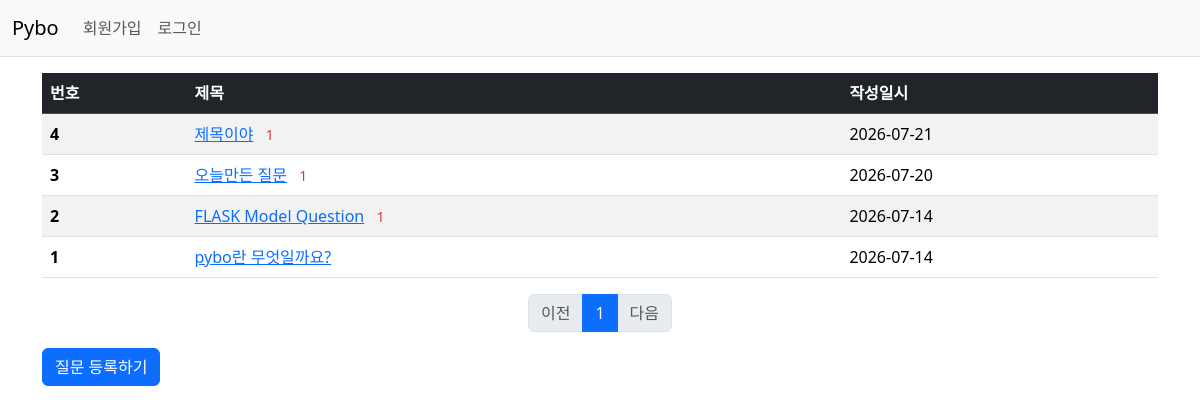
Page /question/list/ on the earlier database version.
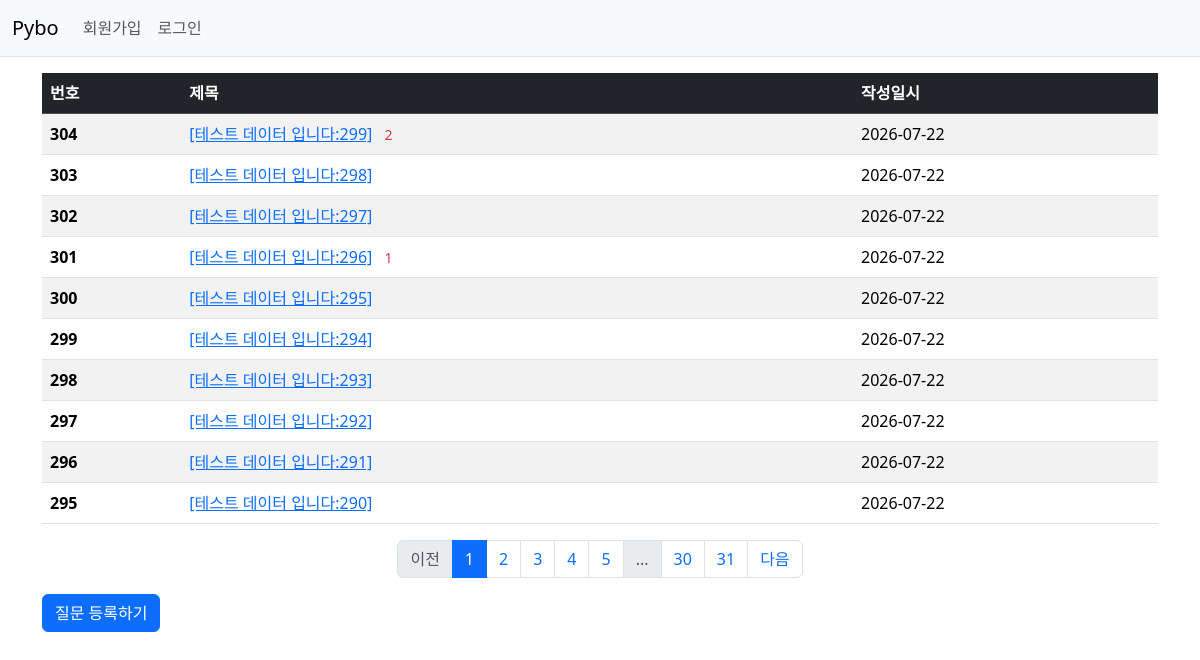
Same page on the later database version.
### pybo/models.py (models this page shows)
class Question(db.Model):
    id = db.Column(db.Integer, primary_key=True)
    subject = db.Column(db.String(200), nullable=False)
    content = db.Column(db.Text(), nullable=False)
    create_date = db.Column(db.DateTime(), nullable=False)

### pybo/views/question_views.py (the view)
@bp.route('/list/')
def _list():
    page = request.args.get('page', type=int, default=1)
    question_list = Question.query.order_by(Question.create_date.desc()).paginate(page=page,per_page=10)
    return render_template('question/question_list.html', question_list=question_list, datetime=datetime)

### pybo/templates/question/question_list.html
{% extends 'base.html' %}
{% block content %}
<div class="container my-3">
    <table class="table table-striped">
        <thead>
            <tr class="table-dark">
                <th scope="col">번호</th>
                <th scope="col">제목</th>
                <th scope="col">작성일시</th>
            </tr>
        </thead>
        <tbody>
            {% if question_list %}
            {% for question in question_list.items %}
            <tr>
                <th scope="row">{{ question_list.total - ((question_list.page -1)*question_list.per_page) - loop.index0 }}</th>
                <td><a href="{{url_for('question.detail', question_id=question.id)}}">{{ question.subject }}</a>
                    {% if question.answer_set|length > 0 %}
                <span class="text-danger small ms-2">{{question.answer_set|length}}</span>
                    {% endif %}
                </td>
                {% if question.create_date.date() == datetime.now().date() %}
                <td>{{ question.create_date|datetime }}</td>
                {% else %}
                <td>{{ question.create_date.date() }}</td>
                {% endif %}
            </tr>
            {% endfor %}
            {% else %}
            <tr>
                <td colspan="3">질문이 없습니다.</td>
            </tr>
            {% endif %}
        </tbody>
    </table>
    <ul class="pagination justify-content-center">
        {% if question_list.has_prev %}
        <li class="page-item">
            <a class="page-link" href="?page={{ question_list.prev_num }}">이전</a>
        </li>
        {% else %}
        <li class="page-item disabled">
            <a class="page-link" tabindex="-1" aria-disabled="true" href="#">이전</a>
        </li>
        {% endif %}
        {% for page_num in question_list.iter_pages() %}
            {% if page_num %}
                {% if page_num != question_list.page %}
        <li class="page-item">
            <a class="page-link" href="?page={{page_num}}">{{ page_num }}</a>
        </li>
                {% else %}
        <li class="page-item active">
            <a class="page-link" href="#" aria-current="page">{{page_num}}</a>
        </li>
                {% endif %}
            {% else %}
        <li class="page-item disabled">
            <a class="page-link" href="#">...</a>
        </li>
            {% endif %}
        {% endfor %}
        {% if question_list.has_next %}
        <li class="page-item">
            <a class="page-link" href="?page={{question_list.next_num}}">다음</a>
        </li>
        {% else %}
        <li class="page-item disabled">
            <a class="page-link" tabindex="-1" aria-disabled="true" href="#">다음</a>
        </li>
        {% endif %}
    </ul>
    <a href="{{ url_for('question.create')}}" class="btn btn-primary">질문 등록하기</a>
</div>
{% endblock %}

Differences in the rows shown:
no longer on this page (row unchanged): Question: id "4", subject "제목이야", answer_set|length "1", create_date "2026-07-21"
no longer on this page (row unchanged): Question: id "3", subject "오늘만든 질문", answer_set|length "1", create_date "2026-07-20"
no longer on this page (row unchanged): Question: id "2", subject "FLASK Model Question", answer_set|length "1", create_date "2026-07-14"
no longer on this page (row unchanged): Question: id "1", subject "pybo란 무엇일까요?", create_date "2026-07-14"
added Question: id "304", subject "[테스트 데이터 입니다:299]", answer_set|length "2", create_date "2026-07-22"
added Question: id "303", subject "[테스트 데이터 입니다:298]", create_date "2026-07-22"
added Question: id "302", subject "[테스트 데이터 입니다:297]", create_date "2026-07-22"
added Question: id "301", subject "[테스트 데이터 입니다:296]", answer_set|length "1", create_date "2026-07-22"
added Question: id "300", subject "[테스트 데이터 입니다:295]", create_date "2026-07-22"
added Question: id "299", subject "[테스트 데이터 입니다:294]", create_date "2026-07-22"
added Question: id "298", subject "[테스트 데이터 입니다:293]", create_date "2026-07-22"
added Question: id "297", subject "[테스트 데이터 입니다:292]", create_date "2026-07-22"
added Question: id "296", subject "[테스트 데이터 입니다:291]", create_date "2026-07-22"
added Question: id "295", subject "[테스트 데이터 입니다:290]", create_date "2026-07-22"
Other differences:
new list line: "2"
new list line: "3"
new list line: "4"
new list line: "5"
new list line: "30"
new list line: "31"
